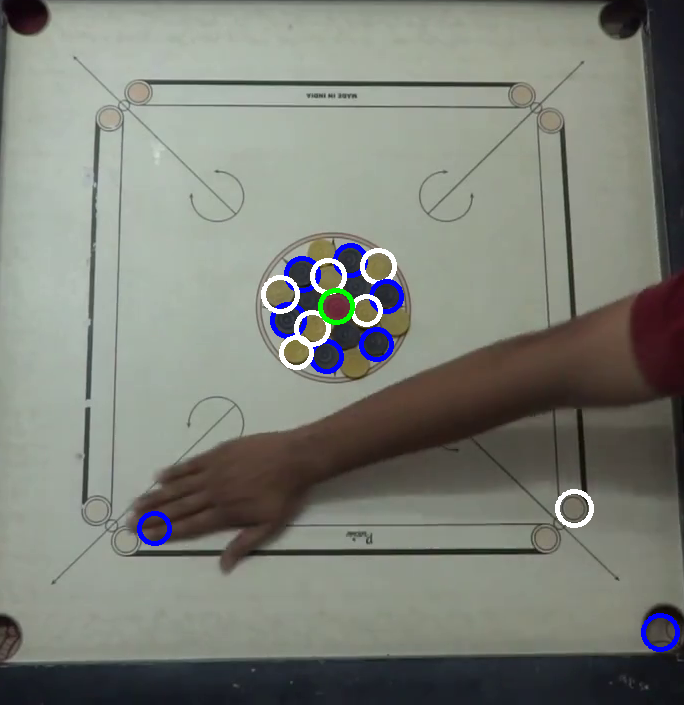
//> input picture images/0.png, 684 x 705 px
$ ./carrom images/0.png   (built with g++ and OpenCV 4)
//> lines starting //> are read from the running program, lines starting //| are printed output that depends on the picture; after the words box and inside, x2 and y2 are one past the last pixel; in counts of white or black regions, pixels touching at a corner belong together
//> further down, img is the input picture: 705 rows x 684 cols, CV_8UC3; mean B, G, R 120.6, 128.7, 125.6
/*
Title: Motion detection and scoring in Carrom
Authors (alphabetical order): Mohak Sukhwani, Suriya Singh, Vishakh Duggal
Details: For detailed project report pls. contact the authors
*/


#include "opencv2/highgui/highgui.hpp"
#include "opencv2/imgproc/imgproc.hpp"
#include <iostream>
#include <stdio.h>
#define FRAME_SKIP 5	//number of frames to skip
#define WINDOW 30	//number of frames after which score is being updated
using namespace cv;
using namespace std;

//int p1_score=0, p2_score=0;
int black_count[WINDOW]={0},white_count[WINDOW]={0},mag_count[WINDOW]={0}; //number of pieces of each color for every frame in the window
int frame =0;
int f=1;
int max_w=0,max_b=0,max_m=0; // use to store score to uodate the score board
Mat score; 	//image to show score
Mat img;	//input image is extracted into this matrix
int raani_flag=0;	//flag whether the queen has been taken
int prev_p1=0,prev_p2=0;	// scores scored by players in previous updation
int p=0,duration=0;		// duration after which queen has been taken
//VideoWriter outputVideo=VideoWriter("Movie.mpg", CV_FOURCC('P','I','M','1') , 25, Size(984,655));  // write VDO output

void init()	// function to update score
{
  rectangle(score,Point(0,0),Point(300,score.rows),Scalar(0,0,0),CV_FILLED);

  if(raani_flag==1 && duration==2)
  {
    if(prev_p1>max_w)
    {
      p=2;
    }
    else if(prev_p2>max_b)
    {
      p=3;
    }
  }
  else if(duration<2)
  {
    p=0;
  }

  line(score,Point(0,50),Point(score.cols,50),Scalar(255,255,255),1,8);
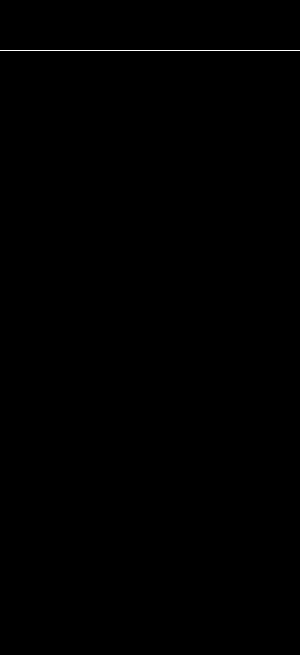
//> score: 655 rows x 300 cols, CV_8UC3; 0.15% white in thin lines or dots, all inside (x1, y1, x2, y2) = (0, 50, 300, 51)
  putText(score,"Natraj",Point(50,30),FONT_HERSHEY_SIMPLEX,0.80,Scalar(255,255,255));
  putText(score,"Praveen",Point(175,30),FONT_HERSHEY_SIMPLEX,0.80,Scalar(255,255,255));
  line(score,Point(150,0),Point(150,score.rows),Scalar(255,255,255),1,8);
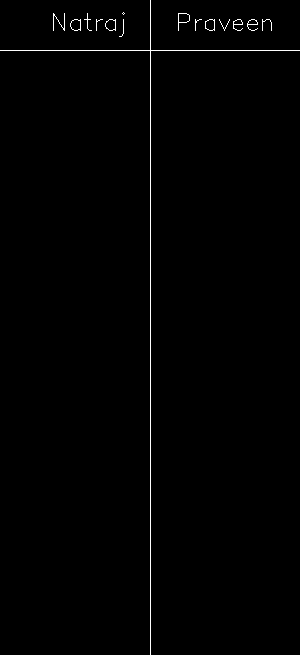
//> score: 655 rows x 300 cols, CV_8UC3; 0.7% white in thin lines or dots
  for(int i=0;i<max_b;i++)
  {
    char a[20];
    sprintf(a,"%d",i+1);
    putText(score,a,Point(195,125+40*i),FONT_HERSHEY_SIMPLEX,0.50,Scalar(255,255,255));
    circle( score, Point(200,120+40*i), 15, Scalar(255,0,0), 3, 8, 0 );
  }
  prev_p2=max_b;

  for(int i=0;i<max_w;i++)
  {
    char a[20];
    sprintf(a,"%d",i+1);
    putText(score,a,Point(70,125+40*i),FONT_HERSHEY_SIMPLEX,0.50,Scalar(255,255,255));
    circle( score, Point(75,120+40*i), 15, Scalar(0,255,0), 3, 8, 0 );
  }

  if(p==2)
  {
    rectangle(score,Point(50,530),Point(100,score.rows),Scalar(120,100,240),CV_FILLED);
  }
  else if(p==3)
  {
    rectangle(score,Point(175,530),Point(225,score.rows),Scalar(120,100,240),CV_FILLED);
  }

  prev_p1=max_w;

  if(max_m==0)		// set flag that queen has been taken
  {
    raani_flag=1;
    duration++;
  }
  else if(duration <2)
  {
    raani_flag=0;
  }

  imshow("score",score);

  waitKey(1);
}


// [180 lines left out: functions get_max_count, on_board, is_white, is_not_skin, is_magenta, is_black and 1 more, not called in this run]

int main(int argc, char **argv)
{
  VideoCapture vid=VideoCapture(argv[1]);

  vid>>img;	//read first frame
  int update=0;
  score=Mat(655,300,CV_8UC3);
  init();			//initiate score board
  while(img.data &&f<4000)	//while vdo has frames to read
  {
    for(int i=0;i<=FRAME_SKIP;i++,f++)	//skip FRAME_SKIP number of frames
    {
      vid>>img;
    }

    Mat future;
     char name[100];
    sprintf(name,"../N1/board/%d.jpg",f);
    future=imread(name);
//> 7.jpg cannot be read in this run, so this picture is empty
//> (the run ends here: the program stops with an error, at `resize(future,future,Size(future.cols/2,future.rows/2));`)
